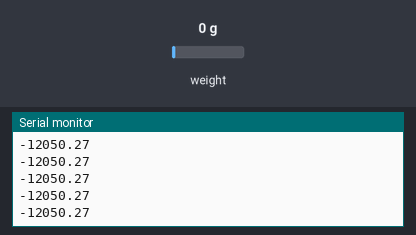
Recording of a sketch running on a simulated ESP8266 (NodeMCU). Shown: the last lines printed to the serial monitor. The inputs (shaded band) are chosen by the test bench; at power-on: weight on the scale 0 g.

Above: at 1.2 s.
1.3 s: weight on the scale set to 100 g
At 1.31 s:
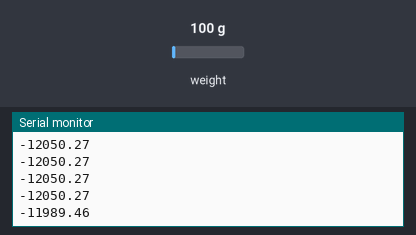
2.8 s: weight on the scale set to 1250 g
At 2.81 s:
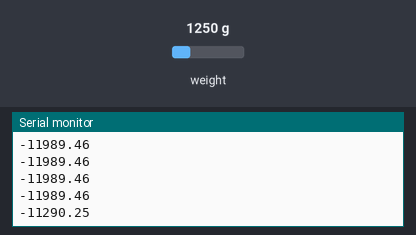
Timing chart, 0 to 5.8 s (numbered marks = the images above; inputs shaded):
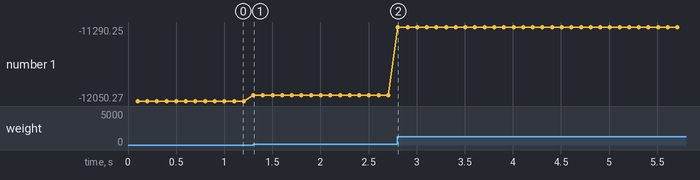

The sketch:

LoadCellDemo.ino
```cpp
#include <ESP8266WiFi.h>
#include "HX711.h"
HX711 cell(D7, D8);

void setup() {
  Serial.begin(9600);
}

long val = 0;
float count = 0;

void loop() {
  count = count + 1;
//
//   Use only one of these
//  val = ((count-1)/count) * val    +  (1/count) * cell.read(); // take long term average
//  val = 0.5 * val    +   0.5 * cell.read(); // take recent average
  val = cell.read(); // most recent reading
//
  Serial.println((val-8324056)/12434.0f*18);
//  Serial.println(cell.read());
}
```

Measured:
- after the input at 1.3 s, the serial monitor: prints a new line at once (image 1)
- after the input at 2.8 s, the serial monitor: prints a new line at once (image 2)
- plotted number 1: -12050.27 → -11989.46 after the input at 1.3 s, -11989.46 → -11290.25 after the input at 2.8 s
